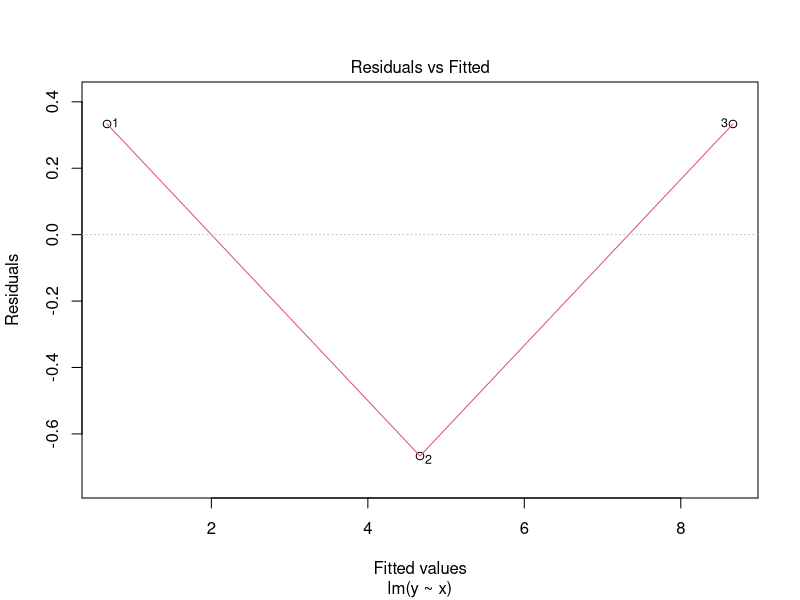
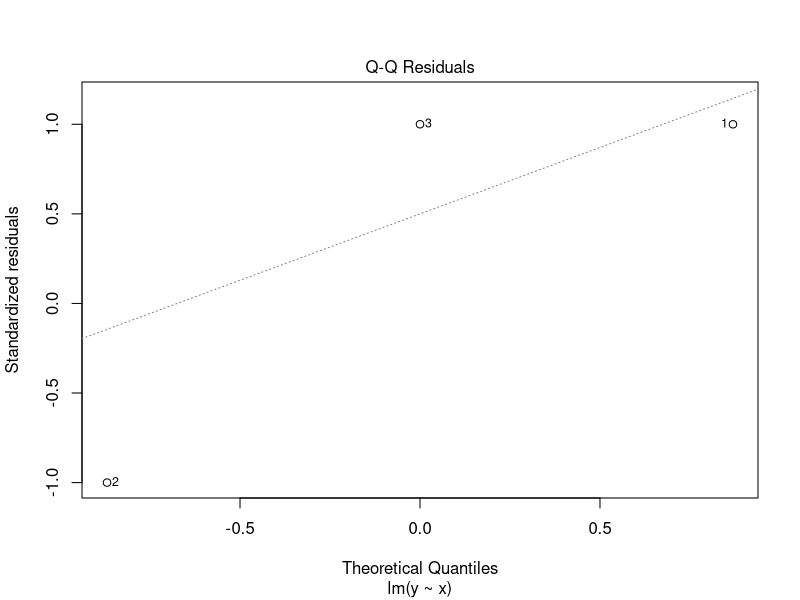
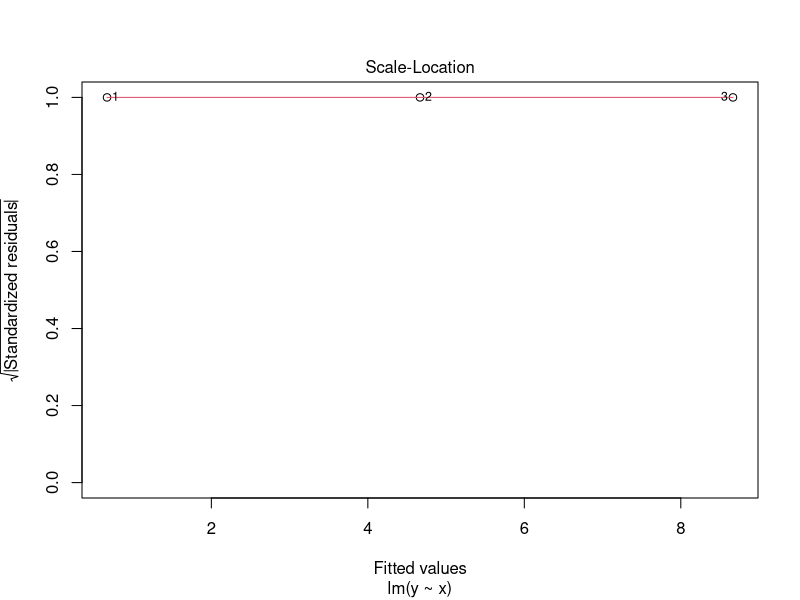
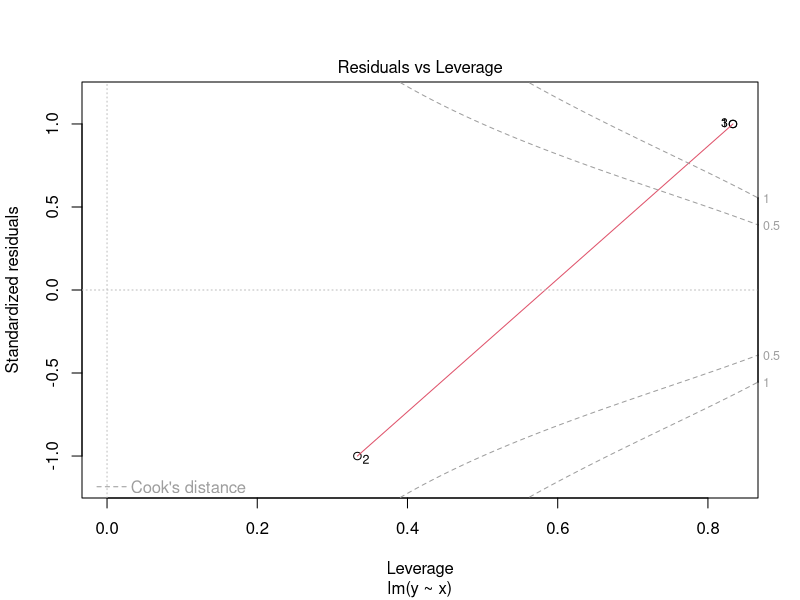

These charts were generated, in order, by the following R code: (Note: this script raises an error after producing the figures.)
class(1)
x <- 1:3
y <- x^2
lmout <- lm(y ~ x)
class(lmout)
unclass(lmout)
lmout
methods(print)
getAnywhere(print.lm)
methods(,lm)
plot(lmout)
lmoutsum <- summary(lmout)
coef(lmout)
coef(lmoutsum)
methods(coef)
getAnywhere(coef.default)

j <- list(name="Joe", salary=55000, union=TRUE)
class(j) <- 'employee'
attributes(j)

print.employee <- function(wrkr) {
  cat(sprintf("name: %s\nsalary: %s\nunion member: %s", 
              wrkr$name, wrkr$salary, wrkr$union), "\n")
}
methods(class='employee')

k <- list(name="Kate", salary=NA, union=FALSE, rate=10.50, hrs_this_month=2)
class(k) <- c('hourly_employee', 'employee')
inherits(k, 'employee')


pvalue <- function(x) {
  UseMethod("pvalue")
}

pvalue.default <- function(x) {
  if('p.value' %in% names(x)) return(x$p.value)
  stop('no p.value for this object')
}

pvalue.summary.lm <- function(x) {
  cv <- coef(x)
  cv[,ncol(cv)]
}

pvalue(lmoutsum)
pvalue(t.test(rnorm(100)))
pvalue(1:10)

set.seed(1)
n <- 60
x <- (1:n)/n
y <- sin((3*pi/2)*x) + x^2 + rnorm(n, mean=0, sd=0.5)

polyfit <- function(y, x, maxdeg) {
  pwrs <- outer(x, seq(maxdeg), "^")
  lmout <- vector('list', maxdeg)
  class(lmout) <- 'polyreg'
  for(i in seq(maxdeg)) {
    lmo <- lm(y ~ pwrs[,seq(i)])
    lmo$fitted.cvvalues <- leave_one_out(y, pwrs[,seq(i),drop=FALSE])
    lmout[[i]] <- lmo
  }
  lmout$x <- x
  lmout$y <- y
  lmout
}

leave_one_out <- function(y, xmat) {
  n <- length(y)
  pred_y <- numeric(n)
  for(i in seq(n)) {
    lmo <- lm(y[-i] ~ xmat[-i,])
    beta_hat <- unname(coef(lmo))
    pred_y[i] <- beta_hat %*% c(1, xmat[i,])
  }
  pred_y
}

print.polyreg <- function(fits) {
  maxdeg <- length(fits)-2
  n <- length(fits$y)
  tbl <- matrix(nrow=maxdeg, ncol=1)
  colnames(tbl) <- "MSPE"
  for(i in seq(maxdeg)) {
    fi <- fits[[i]]
    errs <- fits$y - fi$fitted.cvvalues
    spe <- crossprod(errs, errs)
    tbl[i,1] <- spe/n
  }
  print(tbl)
}

dg <- 15
lmo <- polyfit(y, x, dg)
